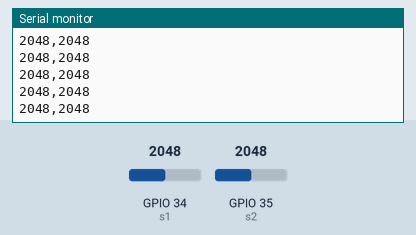
A sketch run on a simulated ESP32. Shown: the last lines printed to the serial monitor. Inputs (shaded band) come from the test bench; at power-on: GPIO 34 (s1) = 2048, GPIO 35 (s2) = 2048.

Above: at 1.2 s.
1.3 s: GPIO 34 (s1) set to 2866
At 1.31 s:
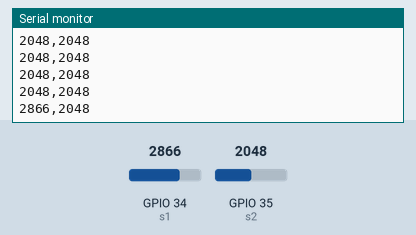
2.8 s: GPIO 35 (s2) set to 2866
At 2.81 s:
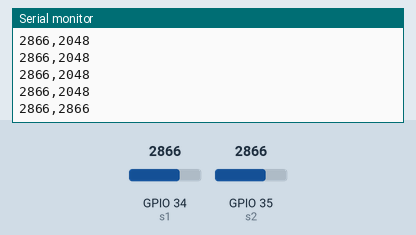
4.3 s: GPIO 34 (s1) set to 3603
At 4.32 s:
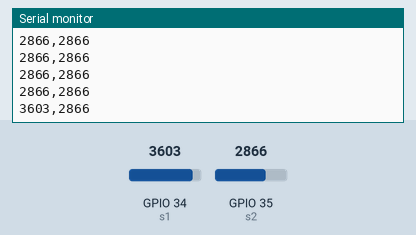
5.8 s: GPIO 35 (s2) set to 3603
At 5.82 s:
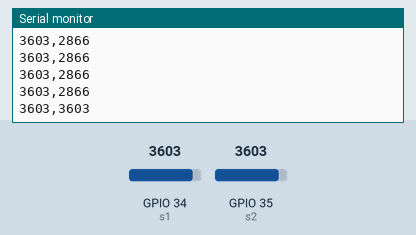
Timing chart, 0 to 8.3 s (numbered marks = the images above; inputs shaded):
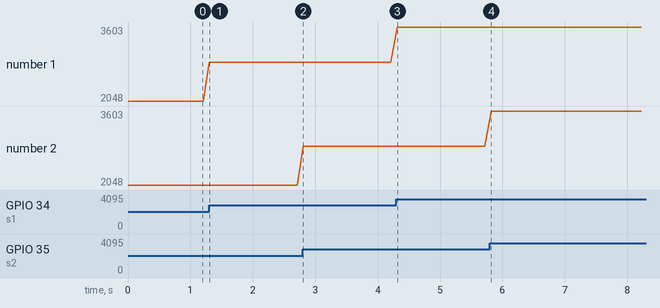

The sketch:

CODIGO2.ino
```cpp
const int s1 = 34; // PONEMOS CONSTANTE DEL PIN EN EL QUE ESTA CONECTADO EL OUTPUT DE NUESTRO PRIMER SENSOR
const int s2 = 35; // PONEMOS CONSTANTE DEL PIN EN EL QUE ESTA CONECTADO EL OUTPUT DE NUESTRO SEGUNDO SENSOR


void setup() {
  Serial.begin(9600); // INICIAMOS LA COMUNICACION CON ARDUINO A 9600 BAUDIOS
}

void loop()
 {
  Serial.print(analogRead(s1)); // HACEMOS UN PRINT DE LO QUE LEEMOS ANALOGICAMENTE DEL SENSOR 1 (PIN34)
   Serial.print(",");
  Serial.println(analogRead(s2)); // HACEMOS UN PRINT DE LO QUE LEEMOS ANALOGICAMENTE DEL SENSOR 2 (PIN35)
  delay(100); // PONEMOS UN DELAY DE 100MS PARA NO LLENARNOS DE DATOS
}
```

Measured:
- after the input at 1.3 s, the serial monitor: prints a new line at once (image 1)
- after the input at 2.8 s, the serial monitor: prints a new line at once (image 2)
- after the input at 4.3 s, the serial monitor: prints a new line at once (image 3)
- after the input at 5.8 s, the serial monitor: prints a new line at once (image 4)
- plotted number 1: 2048 → 2866 after the input at 1.3 s, 2866 → 3603 after the input at 4.3 s
